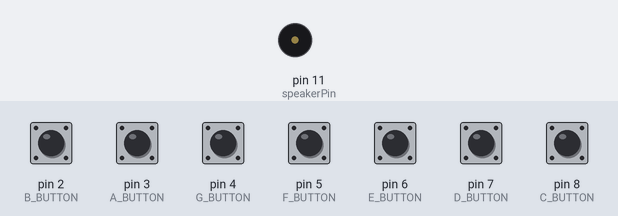
A sketch run on a simulated Arduino Uno, built with avr-gcc and run on an emulated ATmega328P. Shown: buzzer (waves = sounding). The test bench sets the inputs (shaded band); at power-on: pin 2 (B_BUTTON), pin 3 (A_BUTTON), pin 4 (G_BUTTON), pin 5 (F_BUTTON), pin 6 (E_BUTTON), pin 7 (D_BUTTON), pin 8 (C_BUTTON) LOW.

Above: at 1.2 s.
1.3 s: pin 2 (B_BUTTON) pulled HIGH for 0.15 s
At 1.43 s:
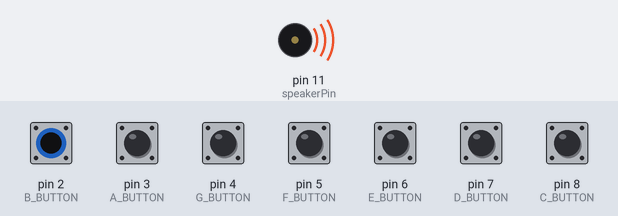
Timing chart, 0 to 4.3 s (numbered marks = the images above; inputs shaded):
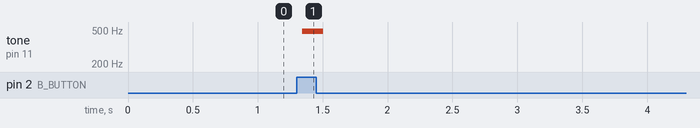

Measured:
- after the input at 1.3 s, tone on pin 11 (speakerPin): silent → 483 Hz at once, → silent 0.16 s later

The sketch:

Piezo_Piano.ino
```cpp
#define speakerPin 11
#define C_BUTTON 8
#define D_BUTTON 7
#define E_BUTTON 6
#define F_BUTTON 5
#define G_BUTTON 4
#define A_BUTTON 3
#define B_BUTTON 2

#define NOTE_C4  262
#define NOTE_CS4 277
#define NOTE_D4  294
#define NOTE_DS4 311
#define NOTE_E4  330
#define NOTE_F4  349
#define NOTE_FS4 370
#define NOTE_G4  392
#define NOTE_GS4 415
#define NOTE_A4  440
#define NOTE_AS4 466
#define NOTE_B4  494

int buttonstate_C = 0;
int buttonstate_D = 0;
int buttonstate_E = 0;
int buttonstate_F = 0;
int buttonstate_G = 0;
int buttonstate_A = 0;
int buttonstate_B = 0;

//#include<pitches.h>

void setup()
{
  pinMode(speakerPin, OUTPUT);
  pinMode(C_BUTTON, INPUT);
  pinMode(D_BUTTON, INPUT);
  pinMode(E_BUTTON, INPUT);
  pinMode(F_BUTTON, INPUT);
  pinMode(G_BUTTON, INPUT);
  pinMode(A_BUTTON, INPUT);
  pinMode(B_BUTTON, INPUT);

}

int tones[] = { 1915, 1700, 1519, 1432, 1275, 1136, 1014, 956 }; //freq
int Cur_tone = 0;

void loop()
{
  buttonstate_C = digitalRead(C_BUTTON);
  buttonstate_D = digitalRead(D_BUTTON);
  buttonstate_E = digitalRead(E_BUTTON);
  buttonstate_F = digitalRead(F_BUTTON);
  buttonstate_G = digitalRead(G_BUTTON);
  buttonstate_A = digitalRead(A_BUTTON);
  buttonstate_B = digitalRead(B_BUTTON);

if((buttonstate_C == HIGH) || (buttonstate_E == HIGH) ||
    (buttonstate_G == HIGH) || (buttonstate_D == HIGH) ||
    (buttonstate_F == HIGH) || (buttonstate_A == HIGH) ||
    (buttonstate_B == HIGH))
  {
    if (buttonstate_C == HIGH)
    {
      Cur_tone = tones[0];
    }
    if (buttonstate_D == HIGH)
    {
      Cur_tone = tones[1];
    }
    if (buttonstate_E == HIGH)
    {
      Cur_tone = tones[2];
    }
    if (buttonstate_F == HIGH)
    {
      Cur_tone = tones[3];
    }
    if (buttonstate_G == HIGH)
    {
      Cur_tone = tones[4];
    }
    if (buttonstate_A == HIGH)
    {
      Cur_tone = tones[5];
    }
    if (buttonstate_B == HIGH)
    {
      Cur_tone = tones[6];
    }

    digitalWrite(speakerPin, HIGH);
    delayMicroseconds(Cur_tone);
    digitalWrite(speakerPin, LOW);
    delayMicroseconds(Cur_tone);
}
  else //in case no button is pressed , close the piezo
  {
    digitalWrite(speakerPin, LOW);
  }
}
```
